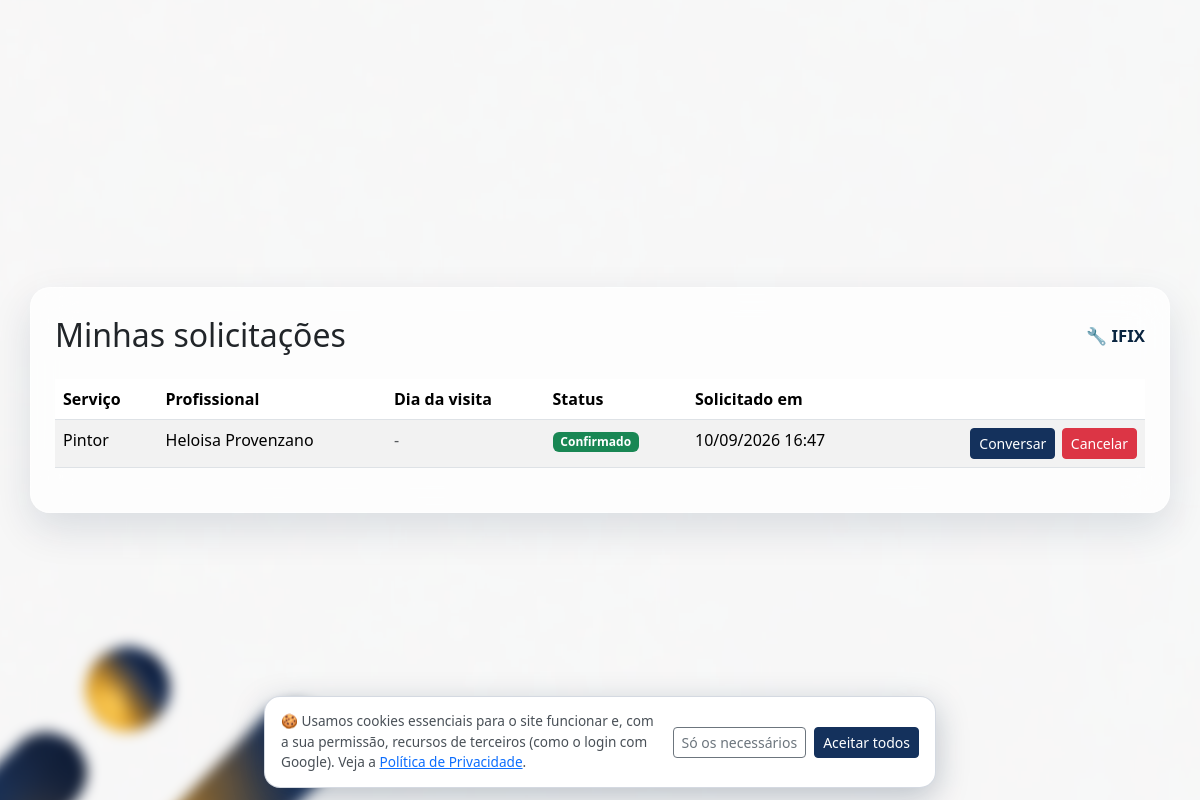
The app's page /servicos/minhas-solicitacoes/ (signed in), older data.
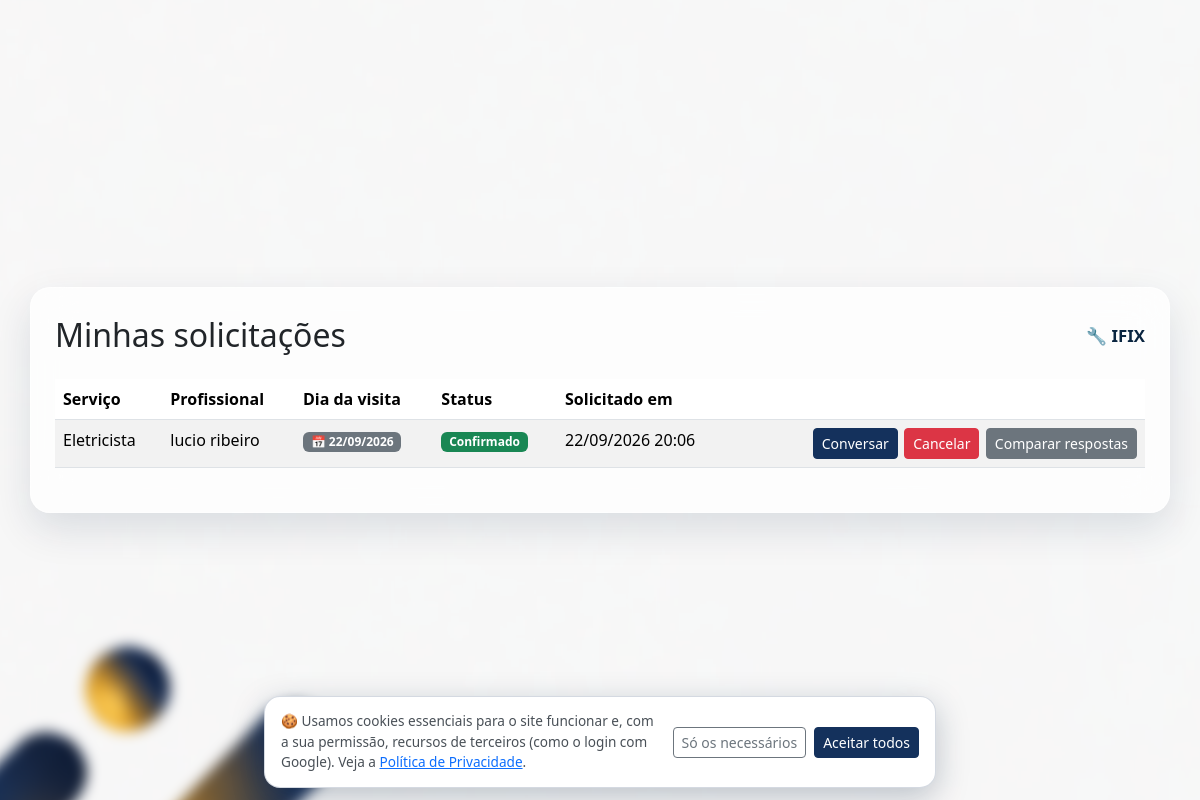
The same page, newer data.
### services/models.py (models this page shows, shortened)
class SolicitacaoServico(models.Model):
    STATUS_PENDENTE = 'pendente'
    STATUS_CONFIRMADO = 'confirmado'
    STATUS_CONCLUIDO = 'concluido'
    STATUS_CANCELADO = 'cancelado'
    STATUS_CHOICES = (
        (STATUS_PENDENTE, 'Pendente'),
        (STATUS_CONFIRMADO, 'Confirmado'),
        (STATUS_CONCLUIDO, 'Concluído'),
        (STATUS_CANCELADO, 'Cancelado'),
    )
    usuario = models.ForeignKey(
        settings.AUTH_USER_MODEL,
        on_delete=models.CASCADE,
        related_name='solicitacoes',
    )
    servico = models.ForeignKey(
        Servico,
        on_delete=models.CASCADE,
        related_name='solicitacoes',
    )
    mensagem = models.TextField(blank=True, verbose_name='Mensagem/observações')
    data_visita = models.DateField(
        null=True, blank=True,
        verbose_name='Dia da visita solicitado',
        help_text='Dia escolhido pelo cliente, no calendário, para a visita do profissional.',
    )
    status = models.CharField(max_length=15, choices=STATUS_CHOICES, default=STATUS_PENDENTE)
    visita_concluida_em = models.DateTimeField(
        null=True, blank=True,
        verbose_name='Visita concluída em',
        help_text='Preenchido quando o cliente confirma que o profissional foi até a casa dele, liberando a aba Orçamentos para essa solicitação.',
    )
    TURNO_MANHA = 'manha'
    TURNO_TARDE = 'tarde'
    TURNO_NOITE = 'noite'
    TURNO_QUALQUER = 'qualquer'
    TURNO_CHOICES = (
        (TURNO_MANHA, 'Manhã (8h às 12h)'),
        (TURNO_TARDE, 'Tarde (12h às 18h)'),
        (TURNO_NOITE, 'Noite (18h às 21h)'),
        (TURNO_QUALQUER, 'Qualquer horário'),
    )
    TURNOS_CURTOS = {
        TURNO_MANHA: 'Manhã',
        TURNO_TARDE: 'Tarde',
        TURNO_NOITE: 'Noite',
        TURNO_QUALQUER: 'Qualquer horário',
    }
    turno = models.CharField(
        max_length=10, choices=TURNO_CHOICES, default=TURNO_QUALQUER,
        verbose_name='Turno preferido',
    )
    urgente = models.BooleanField(
        default=False, verbose_name='Urgente (hoje)',
        help_text='O cliente precisa do atendimento hoje; o pedido aparece em destaque para o profissional.',
    )
    grupo = models.UUIDField(
        null=True, blank=True, db_index=True, editable=False,
        help_text='Pedidos criados juntos, para vários profissionais ao mesmo tempo, dividem o mesmo grupo (usado na comparação).',
    )
    latitude = models.FloatField(null=True, blank=True, verbose_name='Latitude do local da visita')
    longitude = models.FloatField(null=True, blank=True, verbose_name='Longitude do local da visita')
    endereco_visita = models.CharField(
        max_length=255, blank=True, verbose_name='Endereço / ponto de referência da visita',
    )
    a_caminho_em = models.DateTimeField(
        null=True, blank=True, verbose_name='Profissional avisou que está a caminho (1ª visita)',
    )
    reagendamentos = models.PositiveSmallIntegerField(
        default=0, verbose_name='Reagendamentos aceitos (1ª visita)',
    )
    cancelado_por = models.ForeignKey(
        settings.AUTH_USER_MODEL, null=True, blank=True, on_delete=models.SET_NULL,
        related_name='solicitacoes_canceladas', verbose_name='Cancelado por',
    )
    cancelado_em = models.DateTimeField(null=True, blank=True, verbose_name='Cancelado em')
    motivo_cancelamento = models.TextField(blank=True, verbose_name='Motivo do cancelamento')
    cancelamento_tardio = models.BooleanField(
        default=False, verbose_name='Cancelamento tardio',
        help_text='Cancelado com menos antecedência do que a regra permite (ver services/regras.py).',
    )
    respondida_em = models.DateTimeField(
        null=True, blank=True, verbose_name='Respondida pelo profissional em',
        help_text='Quando o profissional aceitou ou recusou o pedido (base do tempo de resposta do perfil).',
    )
    criado_em = models.DateTimeField(auto_now_add=True)
    class Meta:
        verbose_name = 'Solicitação de serviço'
        verbose_name_plural = 'Solicitações de serviço'
        ordering = ['-criado_em']
    @property
    def tem_gps(self):
        return self.latitude is not None and self.longitude is not None

class Servico(models.Model):
    profissional = models.ForeignKey(
        settings.AUTH_USER_MODEL,
        on_delete=models.CASCADE,
        related_name='servicos',
        limit_choices_to={'profile__tipo': 'profissional'},
    )
    categoria = models.ForeignKey(
        CategoriaServico,
        on_delete=models.PROTECT,
        related_name='servicos',
    )
    nome = models.CharField(max_length=150, verbose_name='Nome do serviço')  # P4
    slug = models.SlugField(
        max_length=180, unique=True, blank=True,
        help_text='Gerado sozinho (ex.: eletricista-joao-silva-12) - usado na URL da página do serviço.',
    )
    subservico = models.CharField(
        max_length=150, blank=True, verbose_name='Subserviço',
    )  # P4.1 - opção específica dentro do serviço, conforme a categoria
    descricao = models.TextField(verbose_name='Observação')  # P5
    preco_min = models.DecimalField(
        max_digits=10, decimal_places=2,
        validators=[MinValueValidator(0)],
        verbose_name='Preço da visita a partir de (R$)',
    )  # P6
    preco_max = models.DecimalField(
        max_digits=10, decimal_places=2,
        validators=[MinValueValidator(0)],
        verbose_name='Preço da visita até (R$)',
    )  # P6
    duracao_minutos = models.PositiveIntegerField(verbose_name='Duração estimada (minutos)')  # P7
    criado_em = models.DateTimeField(auto_now_add=True)
    atualizado_em = models.DateTimeField(auto_now=True)
    class Meta:
        verbose_name = 'Serviço'
        verbose_name_plural = 'Serviços'
        ordering = ['-criado_em']

### services/views.py (the view)
# urls.py: path('minhas-solicitacoes/', views.minhas_solicitacoes, name='minhas_solicitacoes'),
@user_required
def minhas_solicitacoes(request):
    solicitacoes = SolicitacaoServico.objects.filter(usuario=request.user).exclude(
        status__in=[SolicitacaoServico.STATUS_CONCLUIDO, SolicitacaoServico.STATUS_CANCELADO],
    ).select_related('servico').prefetch_related('anexos')
    return render(request, 'services/minhas_solicitacoes.html', {'solicitacoes': solicitacoes})

### accounts/context_processors.py (called while the page is built)
def google_login(request):
    client_id = getattr(settings, 'GOOGLE_OAUTH_CLIENT_ID', '')
    return {
        'google_client_id': client_id,
        'google_login_habilitado': bool(client_id),
    }

### accounts/models.py (called while the page is built)
    @property
    def is_profissional(self):
        return self.tipo == self.TIPO_PROFISSIONAL

    @property
    def is_usuario(self):
        return self.tipo == self.TIPO_USUARIO

### services/context_processors.py (called while the page is built)
def mensagens_nao_lidas_qs(user):
    return MensagemSolicitacao.objects.filter(
        Q(solicitacao__usuario=user) | Q(solicitacao__servico__profissional=user),
        lida=False,
    ).exclude(autor=user).exclude(
        solicitacao__status=SolicitacaoServico.STATUS_CONCLUIDO,
        solicitacao__avaliacao__isnull=False,
    )

def contagens_do_usuario(user):
    return {
        'mensagens': mensagens_nao_lidas_qs(user).count(),
        'solicitacoes': SolicitacaoServico.objects.filter(
            servico__profissional=user, status=SolicitacaoServico.STATUS_PENDENTE,
        ).count(),
        'orcamentos': Orcamento.objects.filter(
            solicitacao__usuario=user,
            solicitacao__status=SolicitacaoServico.STATUS_CONFIRMADO,
            visualizado_pelo_cliente=False,
        ).count() + SolicitacaoServico.objects.filter(
            servico__profissional=user,
            status=SolicitacaoServico.STATUS_CONFIRMADO,
            visita_concluida_em__isnull=False,
            orcamento__isnull=True,
        ).count(),
    }

def dados_do_sino(user):
    acoes = acoes_pendentes(user)
    nao_lidas = list(user.notificacoes.filter(lida=False)[:8])
    total_nao_lidas = user.notificacoes.filter(lida=False).count()
    total = total_nao_lidas + len(acoes['pedidos']) + len(acoes['reagendamentos']) + len(acoes['orcamentos'])
    assinatura = '-'.join(str(x) for x in (
        total,
        nao_lidas[0].pk if nao_lidas else 0,
        ','.join(str(p.pk) for p in acoes['pedidos']),
        ','.join(str(r.pk) for r in acoes['reagendamentos']),
        ','.join(str(o.pk) for o in acoes['orcamentos']),
    ))
    return {
        'sino_acoes': acoes,
        'sino_notificacoes': nao_lidas,
        'sino_total': total,
        'sino_assinatura': assinatura,
    }

### services/pagamentos/__init__.py (called while the page is built)
def habilitado():
    return bool(getattr(settings, 'PIX_HABILITADO', False))

### services/templates/services/minhas_solicitacoes.html (shortened to what this page needs)
{% extends "base_auth.html" %}
{% block content %}
<div class="blob-stage">
    <div class="blob-stage-card w-100" style="max-width: 1140px;">
    <div class="d-none d-md-flex justify-content-between align-items-center mb-4">
        <h2 class="mb-0">Minhas solicitações</h2>
        <a href="{% url 'home' %}" class="blob-stage-brand-inline">🔧 IFIX</a>
    </div>
    <div class="table-responsive d-none d-md-block">
        <table class="table table-striped bg-white services-table">
            <thead>
                <tr>
                    <th>Serviço</th>
                    <th>Profissional</th>
                    <th>Dia da visita</th>
                    <th>Status</th>
                    <th>Solicitado em</th>
                    <th class="text-end"></th>
                </tr>
            </thead>
            <tbody>
                {% for s in solicitacoes %}
                <tr>
                    <td>{{ s.servico.nome }}</td>
                    <td>{{ s.servico.profissional.get_full_name|default:s.servico.profissional.username }}</td>
                    <td>
                        {% if s.data_visita %}
                            <div class="request-date-cell">
                            <span class="badge text-bg-secondary">📅 {{ s.data_visita|date:"d/m/Y" }}</span>
                            </div>
                        {% else %}
                            <span class="text-muted">-</span>
                        {% endif %}
                    </td>
                    <td><span class="badge {% if s.status == 'confirmado' %}badge-verde{% else %}text-bg-secondary{% endif %}">{{ s.get_status_display }}</span></td>
                    <td>{{ s.criado_em|date:"d/m/Y H:i" }}</td>
                    <td class="text-end">
                        <div class="request-table-actions">
                            {% if s.status == 'confirmado' %}
                            <a href="{% url 'services:conversa_solicitacao' s.pk %}" class="btn btn-primary btn-sm">Conversar</a>
                            {% else %}
                            <span class="text-muted">Esperando resposta...</span>
                            {% endif %}
                            <a class="btn btn-danger btn-sm" href="{% url 'services:cancelar_solicitacao' s.pk %}">Cancelar</a>
                            {% if s.grupo %}<a class="btn btn-secondary btn-sm" href="{% url 'services:comparar_pedido' s.grupo %}">Comparar respostas</a>{% endif %}
                        </div>
                    </td>
                </tr>
                {% empty %}
                <tr><td colspan="6" class="text-muted">Você ainda não solicitou nenhum serviço.</td></tr>
                {% endfor %}
            </tbody>
        </table>
    </div>
    </div>
</div>
{% endblock %}

### templates/base_auth.html (shortened to what this page needs)
{% load static %}
<!DOCTYPE html>
<html lang="pt-br">
<head>
    <link href="https://cdn.jsdelivr.net/npm/bootstrap@5.3.3/dist/css/bootstrap.min.css" rel="stylesheet">
    <link href="{% static 'css/style.css' %}?v=84" rel="stylesheet">
</head>
<body class="auth-body{% if user.is_authenticated %} has-bottom-nav{% endif %}">
{% block content %}{% endblock %}
{% include "_cookie_banner.html" %}
</body>
</html>

### templates/_cookie_banner.html (shortened to what this page needs)
<div class="cookie-banner" id="cookie-banner" role="dialog" aria-live="polite" aria-label="Aviso de cookies" hidden>
    <p class="cookie-banner-text">
        🍪 Usamos cookies essenciais para o site funcionar e, com a sua permissão, recursos de terceiros (como o login com Google).
        Veja a <a href="{% url 'privacidade' %}">Política de Privacidade</a>.
    </p>
    <div class="cookie-banner-actions">
        <button type="button" class="btn btn-sm btn-outline-secondary" data-cookie-escolha="necessarios">Só os necessários</button>
        <button type="button" class="btn btn-sm btn-primary" data-cookie-escolha="todos">Aceitar todos</button>
    </div>
</div>

Row changes from the older to the newer data that the page shows:
no longer on this page (row edited): SolicitacaoServico: servico.nome "Pintor", servico.profissional.get_full_name "Heloisa Provenzano", status "Confirmado", criado_em "10/09/2026 16:47", shows "Conversar"
added SolicitacaoServico: servico.nome "Eletricista", servico.profissional.get_full_name "lucio ribeiro", data_visita "22/09/2026", status "Confirmado", criado_em "22/09/2026 20:06", shows "Conversar", shows "Comparar respostas"
